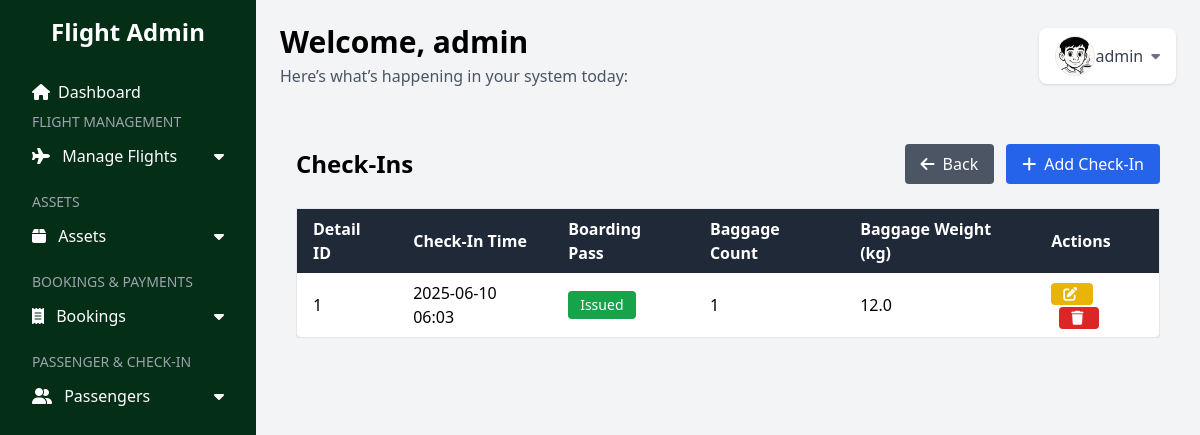
/check-ins (signed in), run on the app's committed database.
### web/models.py (models this page shows)
class User(db.Model, UserMixin):
    id = db.Column(db.Integer, primary_key=True)
    username = db.Column(db.String(225), unique=True, nullable=False)
    password = db.Column(db.String(225), nullable=False)
    profile_image = db.Column(db.String(255), nullable=True, default='default.png')  # default image

class CheckIn(db.Model):
    __tablename__ = 'check_in'
    id = db.Column(db.Integer, primary_key=True)
    booking_detail_id = db.Column(db.Integer, db.ForeignKey('booking_detail.id'), nullable=False)
    check_in_time = db.Column(db.DateTime, default=func.now())
    boarding_pass_issued = db.Column(db.Boolean, default=False)
    checked_baggage_count = db.Column(db.Integer, default=0)
    checked_baggage_weight = db.Column(db.Float, default=0.00)
    booking_detail = db.relationship('BookingDetail')

### web/views.py (the view)
@views.route('/check-ins')
def check_ins():
    all_check_ins = CheckIn.query.all()
    return render_template('admin/check_ins.html', check_ins=all_check_ins)

### web/__init__.py (called while the page is built)
def create_app():
    app = Flask(__name__)
    app.config['SECRET_KEY'] = "secret_key"
    app.config['SQLALCHEMY_DATABASE_URI'] = f'sqlite:///{DB_NAME}'
    db.init_app(app)
    from .views import views
    from .auth import auth
    app.register_blueprint(views, url_prefix="/")
    app.register_blueprint(auth, url_prefix="/")
    from .models import User
    create_database(app)
    login_manager = LoginManager()
    login_manager.login_view = 'auth.login'
    login_manager.init_app(app)
    @login_manager.user_loader
    def load_user(id):
        return User.query.get(int(id))
    return app

### web/templates/admin/check_ins.html
{% extends 'base.html' %}
{% block content %}
<div class="max-w-6xl mx-auto px-4 py-8">
    <div class="flex justify-between items-center mb-6">
        <h2 class="text-2xl font-bold">Check-Ins</h2>
        <div class="flex gap-3">
            <a href="{{ url_for('views.dashboard') }}" class="inline-flex items-center bg-gray-600 hover:bg-gray-700 text-white px-4 py-2 rounded">
                <i class="fas fa-arrow-left mr-2"></i> Back
            </a>
            <a href="{{ url_for('views.add_check_in') }}" class="inline-flex items-center bg-blue-600 hover:bg-blue-700 text-white px-4 py-2 rounded">
                <i class="fas fa-plus mr-2"></i> Add Check-In
            </a>
        </div>
    </div>
    <div class="overflow-x-auto">
        <table class="min-w-full bg-white border shadow rounded-lg">
            <thead class="bg-gray-800 text-white">
                <tr>
                    <th class="px-4 py-2 text-left">Detail ID</th>
                    <th class="px-4 py-2 text-left">Check-In Time</th>
                    <th class="px-4 py-2 text-left">Boarding Pass</th>
                    <th class="px-4 py-2 text-left">Baggage Count</th>
                    <th class="px-4 py-2 text-left">Baggage Weight (kg)</th>
                    <th class="px-4 py-2 text-left">Actions</th>
                </tr>
            </thead>
            <tbody class="divide-y divide-gray-200">
                {% for check_in in check_ins %}
                <tr class="hover:bg-gray-100 even:bg-gray-50">
                    <td class="px-4 py-2">{{ check_in.booking_detail_id }}</td>
                    <td class="px-4 py-2">{{ check_in.check_in_time.strftime('%Y-%m-%d %H:%M') }}</td>
                    <td class="px-4 py-2">
                        <a href="{{ url_for('views.toggle_boarding_pass', check_in_id=check_in.id) }}"
                           class="inline-flex items-center px-3 py-1 text-white text-sm rounded
                           {{ 'bg-green-600 hover:bg-green-700' if check_in.boarding_pass_issued else 'bg-gray-500 hover:bg-gray-600' }}">
                            {{ 'Issued' if check_in.boarding_pass_issued else 'Not Issued' }}
                        </a>
                    </td>
                    <td class="px-4 py-2">{{ check_in.checked_baggage_count }}</td>
                    <td class="px-4 py-2">{{ check_in.checked_baggage_weight }}</td>
                    <td class="px-4 py-2 space-x-2">
                        <a href="{{ url_for('views.edit_check_in', check_in_id=check_in.id) }}"
                           class="inline-flex items-center px-3 py-1 bg-yellow-500 hover:bg-yellow-600 text-white text-sm rounded">
                            <i class="fas fa-edit mr-1"></i>
                        </a>
                        <form action="{{ url_for('views.delete_check_in', check_in_id=check_in.id) }}" method="POST" class="inline-block"
                              onsubmit="return confirm('Are you sure you want to delete this check-in?');">
                            <button type="submit" class="inline-flex items-center px-3 py-1 bg-red-600 hover:bg-red-700 text-white text-sm rounded">
                                <i class="fas fa-trash mr-1"></i>
                            </button>
                        </form>
                    </td>
                </tr>
                {% else %}
                <tr>
                    <td colspan="7" class="px-4 py-4 text-center text-gray-500">No check-ins found.</td>
                </tr>
                {% endfor %}
            </tbody>
        </table>
    </div>
</div>
{% endblock %}

### web/templates/base.html (shortened to what this page needs)
<!DOCTYPE html>
<html lang="en">
<head>
  <script src="https://cdn.tailwindcss.com"></script>
  <link href="https://cdnjs.cloudflare.com/ajax/libs/font-awesome/6.4.0/css/all.min.css" rel="stylesheet">
</head>
<body class="h-screen bg-gray-100 flex">
  <nav class="w-64 bg-green-950 text-white flex flex-col p-4 fixed h-full overflow-y-auto">
    <h4 class="text-center text-2xl font-bold mb-6">Flight Admin</h4>
    <a href="{{ url_for('views.dashboard') }}" class="flex justify-between items-center py-2 px-4 hover:bg-gray-700 rounded">
      <span class="flex items-center">
        <i class="fas fa-home mr-2"></i> Dashboard
      </span>
    </a>
    <div class="text-sm uppercase text-gray-400 px-4 mb-1">Flight Management</div>
    <button class="w-full text-left px-4 py-2 hover:bg-gray-700 flex justify-between items-center" onclick="toggleMenu('flightMgmt')">
      <span><i class="fas fa-plane mr-2"></i> Manage Flights</span><i class="fas fa-caret-down"></i>
    </button>
    <div class="text-sm uppercase text-gray-400 px-4 mt-4 mb-1">Assets</div>
    <button class="w-full text-left px-4 py-2 hover:bg-gray-700 flex justify-between items-center" onclick="toggleMenu('assets')">
      <span><i class="fas fa-box mr-2"></i> Assets</span><i class="fas fa-caret-down"></i>
    </button>
    <div class="text-sm uppercase text-gray-400 px-4 mt-4 mb-1">Bookings & Payments</div>
    <button class="w-full text-left px-4 py-2 hover:bg-gray-700 flex justify-between items-center" onclick="toggleMenu('bookings')">
      <span><i class="fas fa-receipt mr-2"></i> Bookings</span><i class="fas fa-caret-down"></i>
    </button>
    <div class="text-sm uppercase text-gray-400 px-4 mt-4 mb-1">Passenger & Check-In</div>
    <button class="w-full text-left px-4 py-2 hover:bg-gray-700 flex justify-between items-center" onclick="toggleMenu('passenger')">
      <span><i class="fas fa-user-friends mr-2"></i> Passengers</span><i class="fas fa-caret-down"></i>
    </button>
  </nav>
  <main class="ml-64 p-6 w-full overflow-y-auto">
    <div class="mb-6 flex justify-between items-center">
      <div>
        <h1 class="text-3xl font-bold mb-1">Welcome, {{ current_user.username }}</h1>
        <p class="text-gray-600">Here’s what’s happening in your system today:</p>
      </div>
      <div class="relative">
        <button onclick="toggleMenu('profileMenu')" class="flex items-center bg-white px-4 py-2 rounded-lg shadow hover:shadow-md transition">
          <img src="{{ url_for('static', filename='uploads/' + current_user.profile_image) }}"
            class="w-10 h-10 rounded-full object-cover border" alt="Profile Image">
          <span class="text-gray-700 font-medium">{{ current_user.username }}</span>
          <i class="fas fa-caret-down ml-2 text-sm text-gray-500"></i>
        </button>
      </div>
    </div>
    {% block content %}
    {% endblock %}
  </main>
</body>
</html>

### data on the page
User: username "admin", profile_image (picture)
CheckIn: booking_detail_id "1", check_in_time "2025-06-10 06:03", boarding_pass_issued "Issued", checked_baggage_count "1", checked_baggage_weight "12.0"
